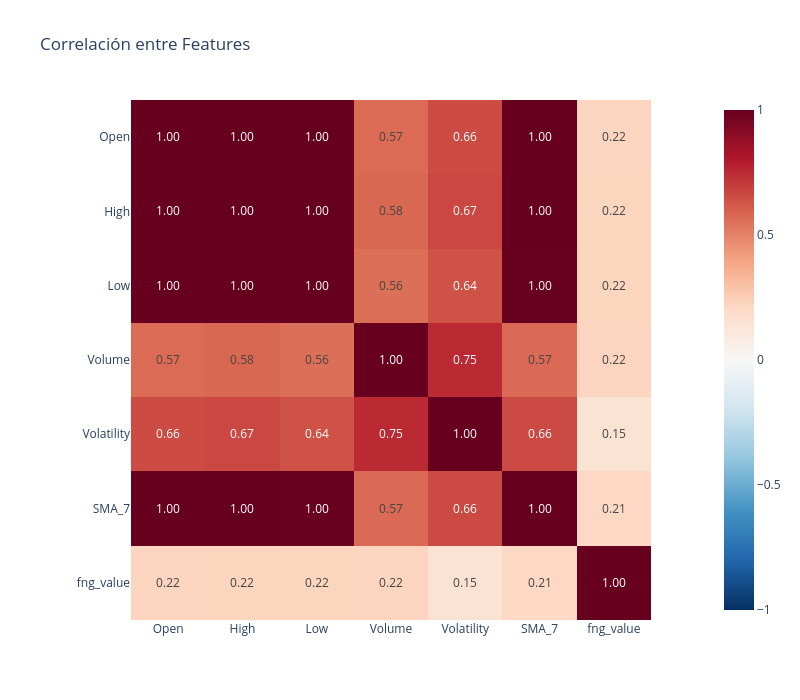
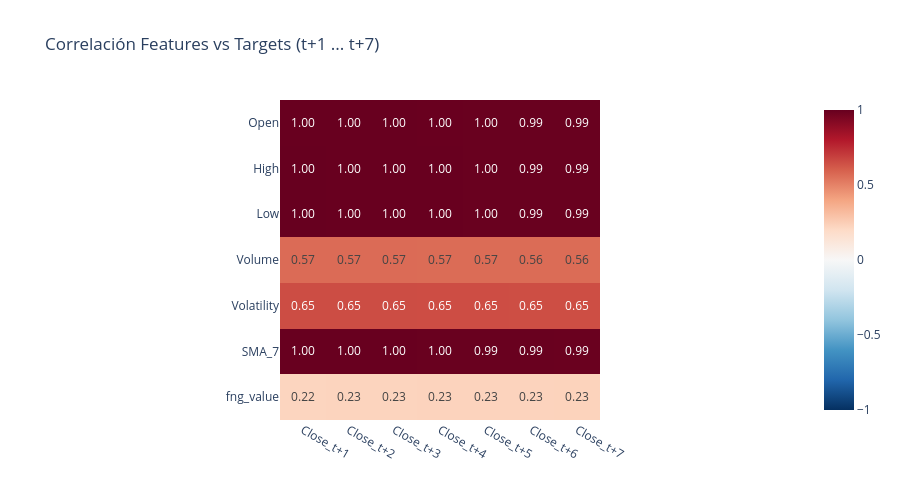

The notebook cell these images were saved under, in order:
### Code cell
# Mapa de correlación (Pearson) entre features y targets
import plotly.express as px

# 1) Correlación entre features
corr_features = btc[features].corr(method="pearson")

fig1 = px.imshow(
    corr_features,
    text_auto=".2f",
    color_continuous_scale="RdBu_r",
    zmin=-1, zmax=1,
    title="Correlación entre Features"
)
fig1.update_layout(width=800, height=700)
fig1.show()

# 2) Correlación features vs targets futuros
corr_ft = btc[features + targets].corr(method="pearson").loc[features, targets]

fig2 = px.imshow(
    corr_ft,
    text_auto=".2f",
    color_continuous_scale="RdBu_r",
    zmin=-1, zmax=1,
    title="Correlación Features vs Targets (t+1 ... t+7)"
)
fig2.update_layout(width=900, height=500)
fig2.show()

# 3) Ranking rápido de relación (valor absoluto promedio con todos los horizons)
ranking = corr_ft.abs().mean(axis=1).sort_values(ascending=False)
print("Features más relacionadas (|corr| promedio con t+1..t+7):")
print(ranking)

### Figure 1 — Plotly figure (JSON) as saved in the notebook; plotly's stock layout.template omitted (floating-point values rounded to 4 significant figures)
{"data": [{"coloraxis": "coloraxis", "hovertemplate": "x: %{x}<br>y: %{y}<br>color: %{z}<extra></extra>", "name": "0", "texttemplate": "%{z:.2f}", "type": "heatmap", "x": ["Open", "High", "Low", "Volume", "Volatility", "SMA_7", "fng_value"], "xaxis": "x", "y": ["Open", "High", "Low", "Volume", "Volatility", "SMA_7", "fng_value"], "yaxis": "y", "z": [[1.0, 0.9996, 0.9994, 0.5696, 0.6568, 0.9991, 0.2216], [0.9996, 1.0, 0.9992, 0.5769, 0.6678, 0.9989, 0.2221], [0.9994, 0.9992, 1.0, 0.5573, 0.6384, 0.9985, 0.2221], [0.5696, 0.5769, 0.5573, 1.0, 0.7517, 0.5708, 0.2205], [0.6568, 0.6678, 0.6384, 0.7517, 1.0, 0.6611, 0.146], [0.9991, 0.9989, 0.9985, 0.5708, 0.6611, 1.0, 0.2066], [0.2216, 0.2221, 0.2221, 0.2205, 0.146, 0.2066, 1.0]]}], "layout": {"coloraxis": {"autocolorscale": false, "cmax": 1, "cmin": -1, "colorscale": [[0, "rgb(5,48,97)"], [0.1, "rgb(33,102,172)"], [0.2, "rgb(67,147,195)"], [0.3, "rgb(146,197,222)"], [0.4, "rgb(209,229,240)"], [0.5, "rgb(247,247,247)"], [0.6, "rgb(253,219,199)"], [0.7, "rgb(244,165,130)"], [0.8, "rgb(214,96,77)"], [0.9, "rgb(178,24,43)"], [1, "rgb(103,0,31)"]]}, "height": 700, "title": {"text": "Correlación entre Features"}, "width": 800, "xaxis": {"anchor": "y", "constrain": "domain", "domain": [0, 1], "scaleanchor": "y"}, "yaxis": {"anchor": "x", "autorange": "reversed", "constrain": "domain", "domain": [0, 1]}}}

### Figure 2 — Plotly figure (JSON) as saved in the notebook; plotly's stock layout.template omitted (floating-point values rounded to 4 significant figures)
{"data": [{"coloraxis": "coloraxis", "hovertemplate": "x: %{x}<br>y: %{y}<br>color: %{z}<extra></extra>", "name": "0", "texttemplate": "%{z:.2f}", "type": "heatmap", "x": ["Close_t+1", "Close_t+2", "Close_t+3", "Close_t+4", "Close_t+5", "Close_t+6", "Close_t+7"], "xaxis": "x", "y": ["Open", "High", "Low", "Volume", "Volatility", "SMA_7", "fng_value"], "yaxis": "y", "z": [[0.9984, 0.9976, 0.9968, 0.996, 0.9951, 0.9943, 0.9935], [0.9988, 0.998, 0.9973, 0.9964, 0.9956, 0.9948, 0.9939], [0.9987, 0.9979, 0.9972, 0.9964, 0.9956, 0.9948, 0.9939], [0.5678, 0.5675, 0.5672, 0.5657, 0.5661, 0.5649, 0.5647], [0.6538, 0.6541, 0.6534, 0.652, 0.6518, 0.651, 0.6501], [0.9977, 0.9969, 0.9961, 0.9953, 0.9944, 0.9936, 0.9928], [0.2241, 0.2253, 0.2267, 0.2279, 0.229, 0.2301, 0.2312]]}], "layout": {"coloraxis": {"autocolorscale": false, "cmax": 1, "cmin": -1, "colorscale": [[0, "rgb(5,48,97)"], [0.1, "rgb(33,102,172)"], [0.2, "rgb(67,147,195)"], [0.3, "rgb(146,197,222)"], [0.4, "rgb(209,229,240)"], [0.5, "rgb(247,247,247)"], [0.6, "rgb(253,219,199)"], [0.7, "rgb(244,165,130)"], [0.8, "rgb(214,96,77)"], [0.9, "rgb(178,24,43)"], [1, "rgb(103,0,31)"]]}, "height": 500, "title": {"text": "Correlación Features vs Targets (t+1 ... t+7)"}, "width": 900, "xaxis": {"anchor": "y", "constrain": "domain", "domain": [0, 1], "scaleanchor": "y"}, "yaxis": {"anchor": "x", "autorange": "reversed", "constrain": "domain", "domain": [0, 1]}}}
